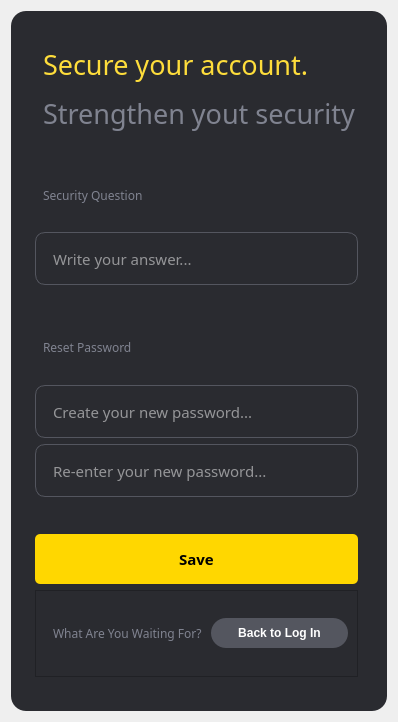
             <widget class="QWidget" name="changePW">
              <property name="styleSheet">
               <string notr="true"/>
              </property>
              <layout class="QGridLayout" name="gridLayout_6">
               <item row="0" column="0">
                <widget class="QFrame" name="changepwFrame">
                 <property name="minimumSize">
                  <size>
                   <width>0</width>
                   <height>700</height>
                  </size>
                 </property>
                 <property name="styleSheet">
                  <string notr="true">#changepwFrame{
	background-color: rgb(42, 43, 48);
   	padding-left: 15px;      
   	padding-right: 20px;       
    padding-top: 25px;          
    padding-bottom: 25px;
	border-radius: 15px;      
}
#frame_5{
	background-color: rgb(42, 43, 48);
}
QLineEdit{
	height:50px;
	padding: 1px 15 px;
	background-color: rgb(42, 43, 48);
	border: 1px solid rgba(84,86,95,255);
	border-radius: 10px;
	color:rgb(255, 255, 255);
	font-family: Poppins;
    font-size:15px;
}
QLabel{
	background-color: rgb(42, 43, 48);
	padding-left:5px;
}
#CP_buttonSavePW{
	background-color: #FFD700;	
	border-radius:5px;
	height:50px;
}
#secQuestionLabel, #resetPw, #whatuWaiting{
	color:#808390;
	font-family: Poppins;
}
#secQuestionLabel, #resetPw{
	padding-top:25px;
}
#CP_buttonLogIn{
	color:rgb(255, 255, 255);
	background-color: rgb(84, 86, 95);
	border-radius:15px;
	height:30px;
}
QComboBox {
    color: white;                        /* Warna teks combobox */
    background-color:rgb(128, 131, 144);           /* Warna latar belakang combobox */
    border: 1px solid #555555;           /* Warna border combobox */
    border-radius: 5px;                  /* Membuat sudut rounded */
}
QComboBox QAbstractItemView {
    color: white;                        /* Warna teks dropdown */
    background-color: #333333;           /* Warna latar belakang dropdown */
    selection-background-color: #fedd3b; /* Warna latar belakang item yang dipilih*/
    selection-color: black;              /* Warna teks item yang dipilih */
    border: 1px solid #555555;          /* Warna border dropdown */
}</string>
                 </property>
                 <property name="frameShape">
                  <enum>QFrame::StyledPanel</enum>
                 </property>
                 <property name="frameShadow">
                  <enum>QFrame::Raised</enum>
                 </property>
                 <layout class="QVBoxLayout" name="verticalLayout_5">
                  <item>
                   <widget class="QLabel" name="changepwHeader">
                    <property name="font">
                     <font>
                      <family>Poppins Medium</family>
                     </font>
                    </property>
                    <property name="text">
                     <string>&lt;html&gt;&lt;head/&gt;&lt;body&gt;&lt;p&gt;&lt;span style=&quot; font-size:20pt; color:#fedd3b;&quot;&gt;Secure your account.&lt;/span&gt;&lt;/p&gt;&lt;p&gt;&lt;span style=&quot; font-size:20pt; color:#808390;&quot;&gt;Strengthen yout security&lt;/span&gt;&lt;/p&gt;&lt;/body&gt;&lt;/html&gt;</string>
                    </property>
                   </widget>
                  </item>
                  <item>
                   <widget class="QLabel" name="secQuestionLabel">
                    <property name="font">
                     <font>
                      <family>Poppins</family>
                      <pointsize>9</pointsize>
                     </font>
                    </property>
                    <property name="text">
                     <string>Security Question</string>
                    </property>
                   </widget>
                  </item>
                  <item>
                   <widget class="QLineEdit" name="CP_inputSecAnswer">
                    <property name="placeholderText">
                     <string>Write your answer...</string>
                    </property>
                   </widget>
                  </item>
                  <item>
                   <widget class="QLabel" name="resetPw">
                    <property name="font">
                     <font>
                      <family>Poppins</family>
                      <pointsize>9</pointsize>
                     </font>
                    </property>
                    <property name="text">
                     <string>Reset Password</string>
                    </property>
                   </widget>
                  </item>
                  <item>
                   <widget class="QLineEdit" name="CP_inputPassword1">
                    <property name="placeholderText">
                     <string>Create your new password...</string>
                    </property>
                   </widget>
                  </item>
                  <item>
                   <widget class="QLineEdit" name="CP_inputPassword2">
                    <property name="placeholderText">
                     <string>Re-enter your new password...</string>
                    </property>
                   </widget>
                  </item>
                  <item>
                   <widget class="QLabel" name="CP_errorMsg">
                    <property name="minimumSize">
                     <size>
                      <width>0</width>
                      <height>25</height>
                     </size>
                    </property>
                    <property name="maximumSize">
                     <size>
                      <width>16777215</width>
                      <height>25</height>
                     </size>
                    </property>
                    <property name="font">
                     <font>
                      <family>Poppins</family>
                      <pointsize>9</pointsize>
                     </font>
                    </property>
                    <property name="styleSheet">
                     <string notr="true">color: rgb(255, 0, 0);</string>
                    </property>
                    <property name="text">
                     <string>&lt;html&gt;&lt;head/&gt;&lt;body&gt;&lt;p align=&quot;right&quot;&gt;&lt;span style=&quot; color:#2a2b30;&quot;&gt;*Passwords don't match&lt;/span&gt;&lt;/p&gt;&lt;/body&gt;&lt;/html&gt;</string>
                    </property>
                   </widget>
                  </item>
                  <item>
                   <widget class="QPushButton" name="CP_buttonSavePW">
                    <property name="font">
                     <font>
                      <family>Montserrat</family>
                      <pointsize>11</pointsize>
                      <weight>75</weight>
                      <bold>true</bold>
                     </font>
                    </property>
                    <property name="text">
                     <string>Save</string>
                    </property>
                   </widget>
                  </item>
                  <item>
                   <widget class="QFrame" name="frame_5">
                    <property name="frameShape">
                     <enum>QFrame::StyledPanel</enum>
                    </property>
                    <property name="frameShadow">
                     <enum>QFrame::Raised</enum>
                    </property>
                    <layout class="QHBoxLayout" name="horizontalLayout_4">
                     <item>
                      <widget class="QLabel" name="whatuWaiting">
                       <property name="font">
                        <font>
                         <family>Poppins</family>
                         <pointsize>9</pointsize>
                        </font>
                       </property>
                       <property name="text">
                        <string>What Are You Waiting For?</string>
                       </property>
                      </widget>
                     </item>
                     <item>
                      <widget class="QPushButton" name="CP_buttonLogIn">
                       <property name="font">
                        <font>
                         <family>Segoe UI</family>
                         <pointsize>9</pointsize>
                         <weight>75</weight>
                         <bold>true</bold>
                        </font>
                       </property>
                       <property name="cursor">
                        <cursorShape>PointingHandCursor</cursorShape>
                       </property>
                       <property name="text">
                        <string>Back to Log In</string>
                       </property>
                      </widget>
                     </item>
                    </layout>
                   </widget>
                  </item>
                 </layout>
                </widget>
               </item>
              </layout>
             </widget>
